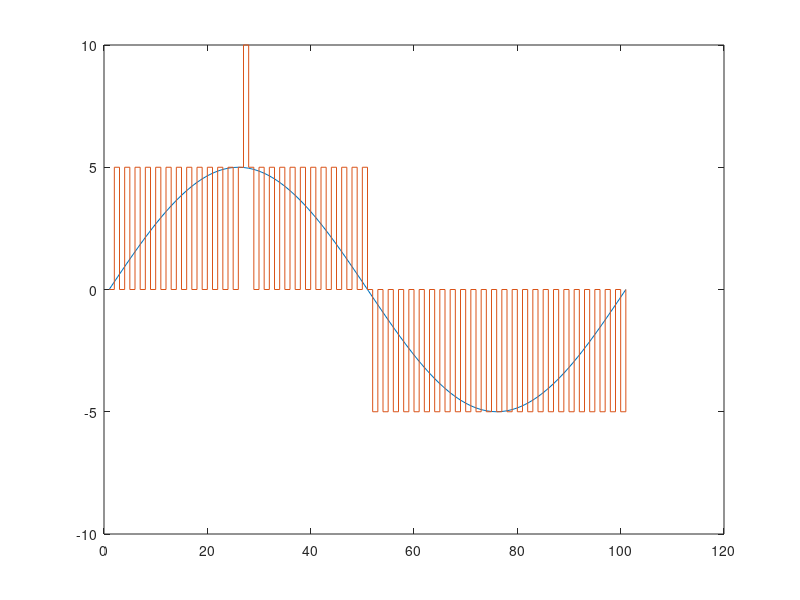

Source code (MATLAB):
clc;
close all;
clear all;
del=input('enter step size');
t=0:2*pi/100:2*pi;
x=5*sin(t);
plot(x);
hold on
y=[0];
xr=0;
for i=1:length(x)-1
    if xr(i)<=x(i)
        d=1
        xr(i+1)=xr(i)+del
    else
        d=0;
        xr(i+1)=xr(i)-del
    end
    y=[y d];
end
stairs(xr);
hold off;
mse=sum([x-xr].^2)/length(x);
